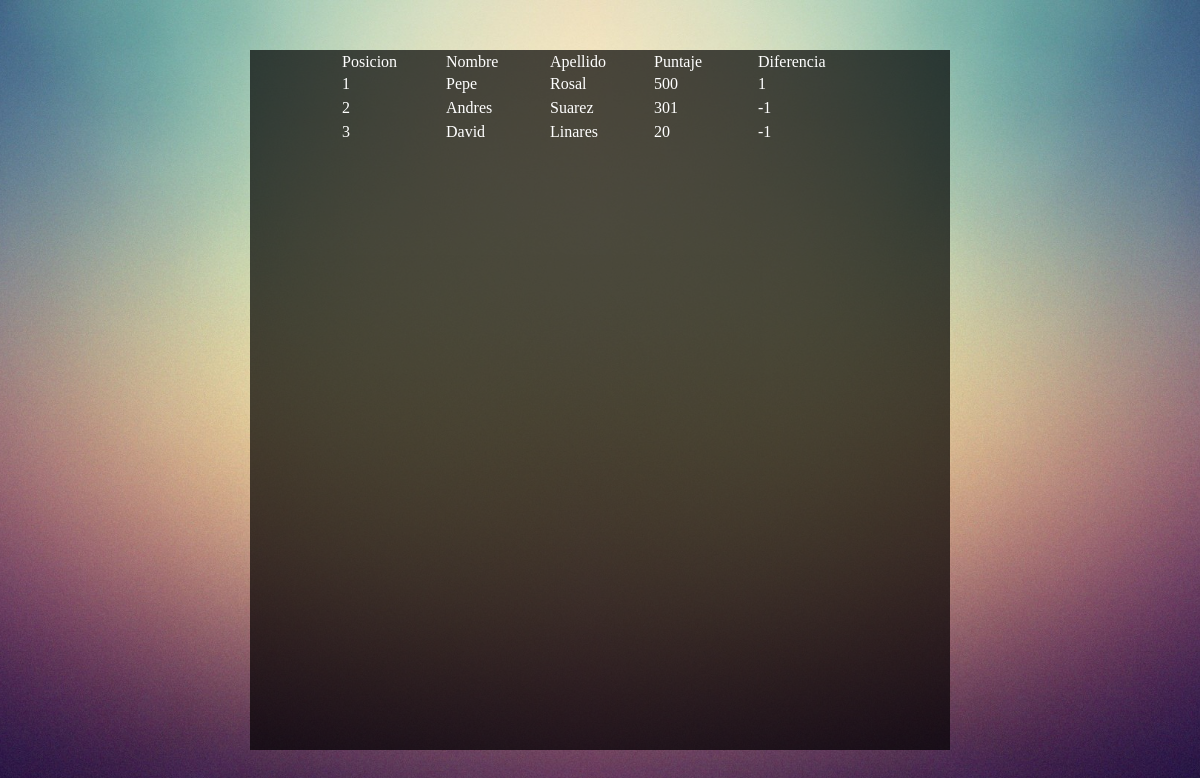
Before: / with the older database file.
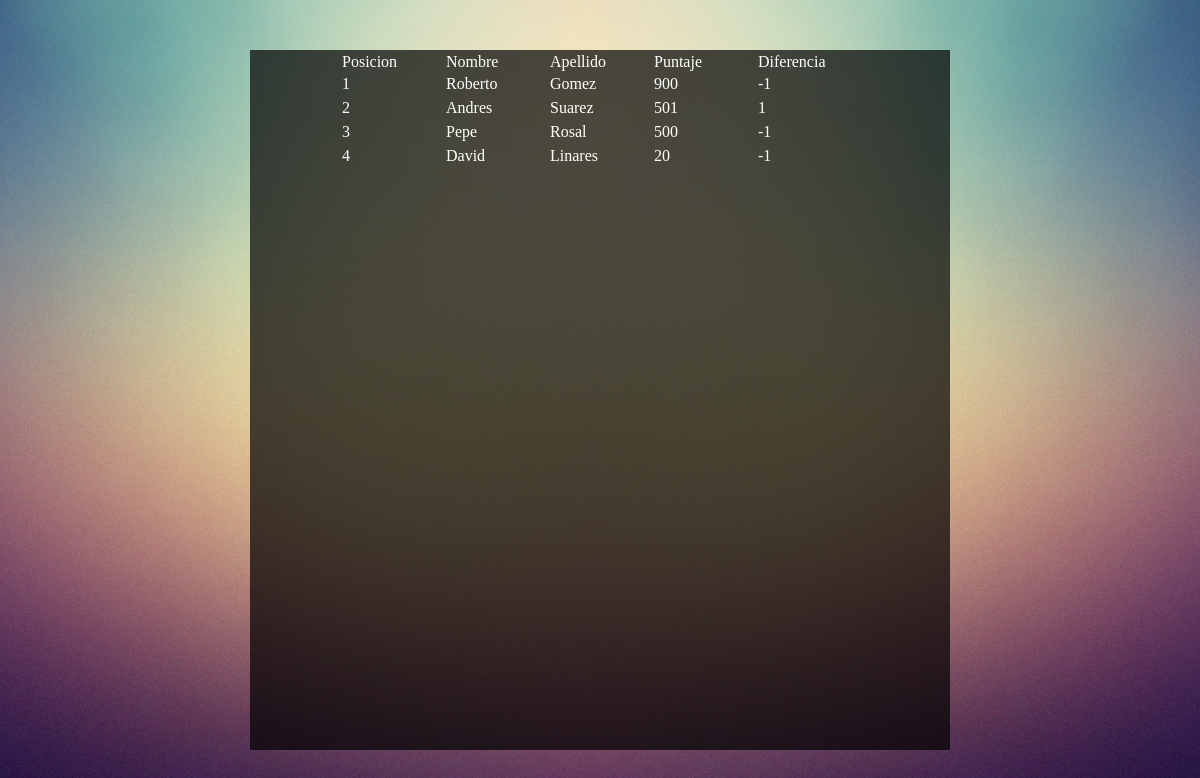
After: the same page with the newer database file.
### leaders/models.py (models this page shows, shortened)
class Participante(models.Model):
    nombre = models.CharField(max_length=30, null=True)
    apellido = models.CharField(max_length=30)
    correo = models.CharField(max_length=30)
    puntaje=models.IntegerField(null=True)
    posicion_old=models.IntegerField(blank=True, null=True)
    posicion=models.IntegerField(blank=True, null=True)
    diff=models.IntegerField(blank=True, null=True)

### leaders/views.py (the view)
# urls.py: path('', views.inicio, name="inicio"),
def inicio(request):
    usuarios=Participante.objects.all().order_by('-puntaje')
    cont=0
    for usuario in usuarios:
        cont=cont+1
        if usuario.posicion!=cont:
            usuario.posicion_old=usuario.posicion
            usuario.posicion=cont
        usuario.diff=usuario.posicion_old-usuario.posicion
        usuario.save()
    return render(request, 'inicio.html', {'usuarios':usuarios})

### leaders/templates/inicio.html (shortened to what this page needs)
<html>
<head></head>
{% load static %}
<body>
  <div id="main">
  <table align="center">
    <font color="white">
    <tr>
      <td><font color="white">Posicion</font></td>
      <td><font color="white">Nombre</font></td>
      <td><font color="white">Apellido</font></td>
      <td><font color="white">Puntaje</font></td>
      <td><font color="white">Diferencia</font></td>
    </tr>
  {% for usuario in usuarios %}
    <tr>
      <td style="width:100px; color:white;">{{ usuario.posicion }}</td>
      <td style="width:100px; color:white;">{{ usuario.nombre }}</td>
      <td style="width:100px; color:white;">{{ usuario.apellido }}</td>
      <td style="width:100px; color:white;">{{ usuario.puntaje }}</td>
      <td style="width:100px; color:white;">{{ usuario.diff }}</td>
    <tr>
  {% endfor %}
  </table>
  </div>
</body>
</html>

Changed rows visible on the page:
added Participante: posicion "1", nombre "Roberto", apellido "Gomez", puntaje "900", diff "-1"
changed Participante "Andres": puntaje "301" → "501"; diff "-1" → "1"; moves up the list
changed Participante "Pepe": posicion "1" → "3"; diff "1" → "-1"
changed Participante "David": posicion "3" → "4"
